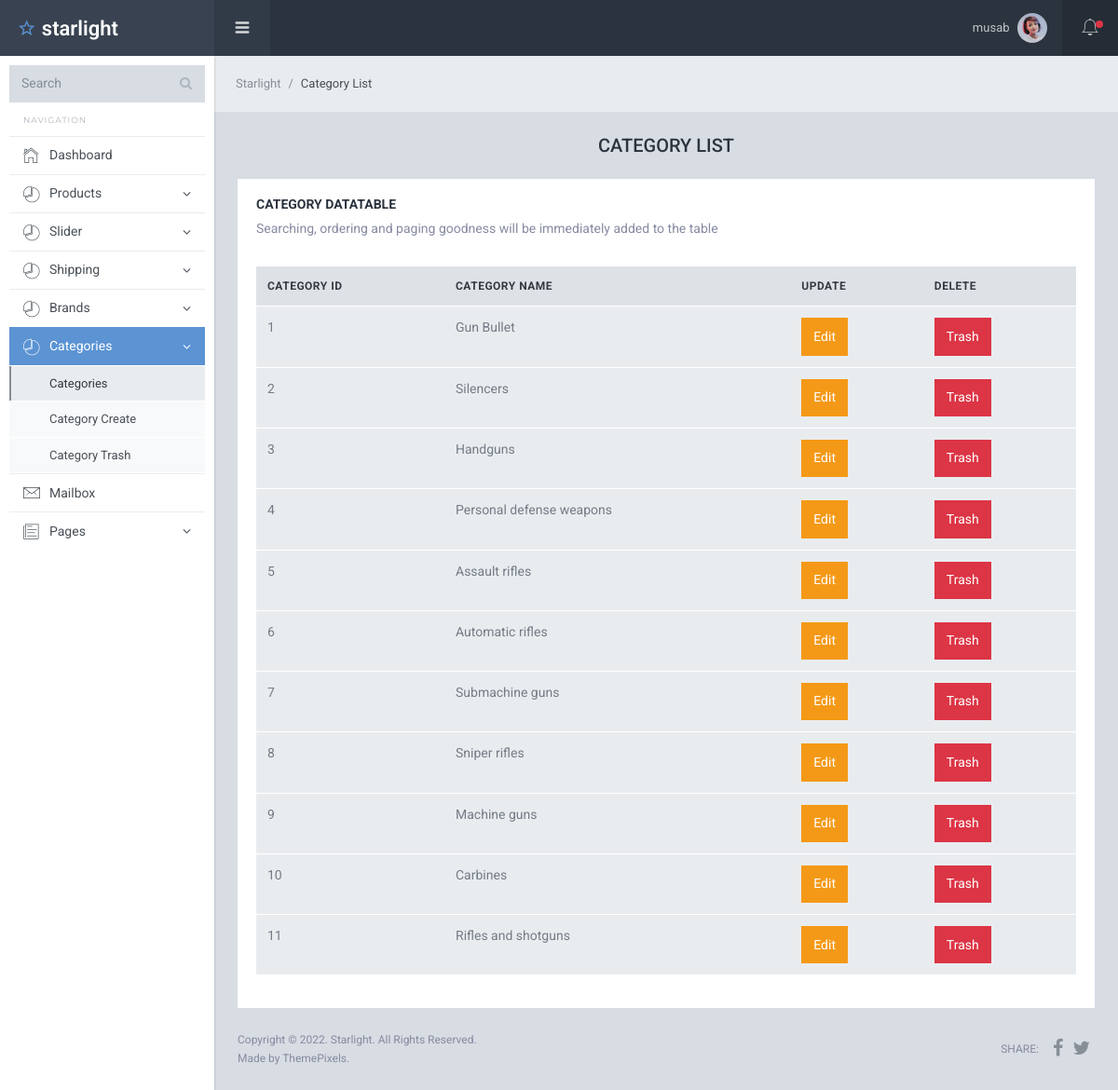
The app's page /backend/category.php (signed in) with its own data.
### tables this page shows
CREATE TABLE `categories` (
  `categoryId` int(11) NOT NULL,
  `categoryName` varchar(100) NOT NULL,
  `categoryStatus` int(11) NOT NULL DEFAULT 1,
  `categoryRegistered` timestamp NOT NULL DEFAULT current_timestamp() ON UPDATE current_timestamp()
);

### lib/database.php (called while the page is built, shortened)
<?php
class Database
{
    public $host   = DB_HOST;
    public $user   = DB_USER;
    public $pass   = DB_PASS;
    public $dbname = DB_NAME;
    public $link;
    private function connectDB()
    {
        $this->link = new mysqli(
            $this->host,
            $this->user,
            $this->pass,
            $this->dbname
        );
    }
    public function select($query)
    {
        $result = $this->link->query($query) or
            die($this->link->error . __LINE__);
        if ($result->num_rows > 0) {
            return $result;
        } else {
            return false;
        }
    }
}

### classes/Category.php (called while the page is built, shortened)
<?php
include_once '../lib/database.php';
class Category
{
    private $db;
    public function __construct()
    {
        $this->db = new Database();
    }
    public function categoryList()
    {
        $catQuery = "SELECT * FROM categories WHERE categoryStatus = '1' ORDER BY categoryId DESC ";
        $catSelect = $this->db->select($catQuery);
        return $catSelect;
    }
}

### backend/category.php (the view, shortened to what this page needs)
<?php
include('inc/header.php');
$category = new Category();
$categoryList = $category->categoryList();
?>
<div class="sl-mainpanel">
    <nav class="breadcrumb sl-breadcrumb">
        <a class="breadcrumb-item" href="index.html">Starlight</a>
        <span class="breadcrumb-item active">Category List</span>
    </nav>
    <div class="sl-pagebody">
        <div class="sl-page-title text-center text-uppercase">
            <h5>Category List</h5>
        </div>
        <div class="card pd-20">
            <h6 class="card-body-title">Category DataTable</h6>
            <p class="mg-b-20 mg-sm-b-30">Searching, ordering and paging goodness will be immediately added to the table</p>
            <div class="table-wrapper">
                <table id="datatable1" class="table display responsive wrap">
                    <thead>
                        <tr>
                            <th>Category ID</th>
                            <th>Category Name</th>
                            <th>Update</th>
                            <th>Delete</th>
                        </tr>
                    </thead>
                    <tbody>
                        <?php if ($categoryList) {
                            $i = 0;
                            foreach ($categoryList as $category) {
                                $i++;
                        ?>
                                <tr>
                                    <td><?= $i ?></td>
                                    <td><?= $category['categoryName'] ?></td>
                                    <td><a href="categoryUpdate.php?categoryId=<?= $category['categoryId']; ?>" class="btn btn-warning">Edit</a></td>
                                    <td>
                                        <a data-id="<?= $category['categoryId']; ?>" class="btn btn-danger delete-button text-white" data-toggle="modal" data-target="#modaldemo2">Trash</a>
                                    </td>
                                </tr>
                        <?php
                            }
                        } ?>
                    </tbody>
                </table>
            </div>
        </div>
    </div>
    <?php include('inc/footer.php'); ?>

### backend/inc/header.php (shortened to what this page needs)
<!DOCTYPE html>
<html lang="en">
<head>
  <link href="assets/lib/font-awesome/css/font-awesome.css" rel="stylesheet">
  <link href="assets/lib/Ionicons/css/ionicons.css" rel="stylesheet">
  <link href="assets/lib/perfect-scrollbar/css/perfect-scrollbar.css" rel="stylesheet">
  <link href="assets/lib/highlightjs/github.css" rel="stylesheet">
  <link href="assets/lib/datatables/jquery.dataTables.css" rel="stylesheet">
  <link href="assets/lib/select2/css/select2.min.css" rel="stylesheet">
  <link href="assets/lib/rickshaw/rickshaw.min.css" rel="stylesheet">
  <link rel="stylesheet" href="assets/css/starlight.css">
</head>
<body>
  <div class="sl-logo"><a href=""><i class="icon ion-android-star-outline"></i> starlight</a></div>
  <div class="sl-sideleft">
    <div class="input-group input-group-search">
      <input type="search" name="search" class="form-control" placeholder="Search">
      <span class="input-group-btn">
        <button class="btn"><i class="fa fa-search"></i></button>
      </span>
    </div>
    <?php $activePage = basename($_SERVER['PHP_SELF'], ".php"); ?>
    <label class="sidebar-label">Navigation</label>
    <div class="sl-sideleft-menu">
      <a href="dashboard.php" class="sl-menu-link <?= ($activePage == 'dashboard') ? 'active' : ''; ?>">
        <div class="sl-menu-item">
          <i class="menu-item-icon icon ion-ios-home-outline tx-22"></i>
          <span class="menu-item-label">Dashboard</span>
        </div>
      </a>
      <a href="#" class="sl-menu-link <?= ($activePage == 'product' || $activePage == 'productCreate' || $activePage == 'productEdit' || $activePage == 'productUpdate' || $activePage == 'productTrash') ? 'active show-sub' : ''; ?>">
        <div class="sl-menu-item">
          <i class="menu-item-icon ion-ios-pie-outline tx-20"></i>
          <span class="menu-item-label">Products</span>
          <i class="menu-item-arrow fa fa-angle-down"></i>
        </div>
      </a>
      <a href="#" class="sl-menu-link <?= ($activePage == 'slider' || $activePage == 'sliderCreate' || $activePage == 'sliderEdit' || $activePage == 'sliderUpdate' || $activePage == 'sliderTrash') ? 'active show-sub' : ''; ?>">
        <div class="sl-menu-item">
          <i class="menu-item-icon ion-ios-pie-outline tx-20"></i>
          <span class="menu-item-label">Slider</span>
          <i class="menu-item-arrow fa fa-angle-down"></i>
        </div>
      </a>
      <a href="#" class="sl-menu-link <?= ($activePage == 'shipping' || $activePage == 'shippingCreate' || $activePage == 'shippingEdit' || $activePage == 'shippingUpdate' || $activePage == 'shippingTrash') ? 'active show-sub' : ''; ?>">
        <div class="sl-menu-item">
          <i class="menu-item-icon ion-ios-pie-outline tx-20"></i>
          <span class="menu-item-label">Shipping</span>
          <i class="menu-item-arrow fa fa-angle-down"></i>
        </div>
      </a>
      <a href="#" class="sl-menu-link <?= ($activePage == 'brand' || $activePage == 'brandCreate' || $activePage == 'brandEdit' || $activePage == 'brandUpdate' || $activePage == 'brandTrash') ? 'active show-sub' : ''; ?>">
        <div class="sl-menu-item">
          <i class="menu-item-icon ion-ios-pie-outline tx-20"></i>
          <span class="menu-item-label">Brands</span>
          <i class="menu-item-arrow fa fa-angle-down"></i>
        </div>
      </a>
      <a href="#" class="sl-menu-link <?= ($activePage == 'category' || $activePage == 'categoryCreate' || $activePage == 'categoryEdit' || $activePage == 'categoryUpdate' || $activePage == 'categoryTrash') ? 'active show-sub' : ''; ?>">
        <div class="sl-menu-item">
          <i class="menu-item-icon ion-ios-pie-outline tx-20"></i>
          <span class="menu-item-label">Categories</span>
          <i class="menu-item-arrow fa fa-angle-down"></i>
        </div>
      </a>
      <ul class="sl-menu-sub nav flex-column">
        <li class="nav-item"><a href="category.php" class="nav-link <?= ($activePage == 'category') ? 'active' : ''; ?>">Categories</a></li>
        <li class="nav-item"><a href="categoryCreate.php" class="nav-link <?= ($activePage == 'categoryCreate') ? 'active' : ''; ?>">Category Create</a></li>
        <li class="nav-item"><a href="categoryTrash.php" class="nav-link <?= ($activePage == 'categoryTrash') ? 'active' : ''; ?>">Category Trash</a></li>
      </ul>
      <a href="mailbox.php" class="sl-menu-link">
        <div class="sl-menu-item">
          <i class="menu-item-icon icon ion-ios-email-outline tx-24"></i>
          <span class="menu-item-label">Mailbox</span>
        </div>
      </a>
      <a href="#" class="sl-menu-link">
        <div class="sl-menu-item">
          <i class="menu-item-icon icon ion-ios-paper-outline tx-22"></i>
          <span class="menu-item-label">Pages</span>
          <i class="menu-item-arrow fa fa-angle-down"></i>
        </div>
      </a>
    </div>
    <br>
  </div>
  <div class="sl-header">
    <div class="sl-header-left">
      <div class="navicon-left hidden-md-down"><a id="btnLeftMenu" href=""><i class="icon ion-navicon-round"></i></a></div>
    </div>
    <div class="sl-header-right">
      <nav class="nav">
        <div class="dropdown">
          <a href="" class="nav-link nav-link-profile" data-toggle="dropdown">
            <span class="logged-name"><?= $_SESSION['adminUser'] ?><span class="hidden-md-down"> </span></span>
            <img src="assets/img/img3.jpg" class="wd-32 rounded-circle" alt="">
          </a>
        </div>
      </nav>
      <div class="navicon-right">
        <a id="btnRightMenu" href="" class="pos-relative">
          <i class="icon ion-ios-bell-outline"></i>
          <span class="square-8 bg-danger"></span>
        </a>
      </div>
    </div>
  </div>

### backend/inc/footer.php (shortened to what this page needs)
<footer class="sl-footer">
  <div class="footer-left">
    <div class="mg-b-2">Copyright &copy; <?= Date("Y"); ?>. Starlight. All Rights Reserved.</div>
    <div>Made by ThemePixels.</div>
  </div>
  <div class="footer-right d-flex align-items-center">
    <span class="tx-uppercase mg-r-10">Share:</span>
    <a target="_blank" class="pd-x-5" href="https://www.facebook.com/sharer/sharer.php?u=http%3A//themepixels.me/starlight"><i class="fa fa-facebook tx-20"></i></a>
    <a target="_blank" class="pd-x-5" href="https://twitter.com/home?status=Starlight,%20your%20best%20choice%20for%20premium%20quality%20admin%20template%20from%20Bootstrap.%20Get%20it%20now%20at%20http%3A//themepixels.me/starlight"><i class="fa fa-twitter tx-20"></i></a>
  </div>
</footer>
</div>
</body>
</html>

### records on screen
categories: categoryName "Gun Bullet"
categories: categoryName "Silencers"
categories: categoryName "Handguns"
categories: categoryName "Personal defense weapons"
categories: categoryName "Assault rifles"
categories: categoryName "Automatic rifles"
categories: categoryName "Submachine guns"
categories: categoryName "Sniper rifles"
categories: categoryName "Machine guns"
categories: categoryName "Carbines"
categories: categoryName "Rifles and shotguns"

### other values on screen
$_SESSION['adminUser'] "musab"
Date("Y") "2022"
